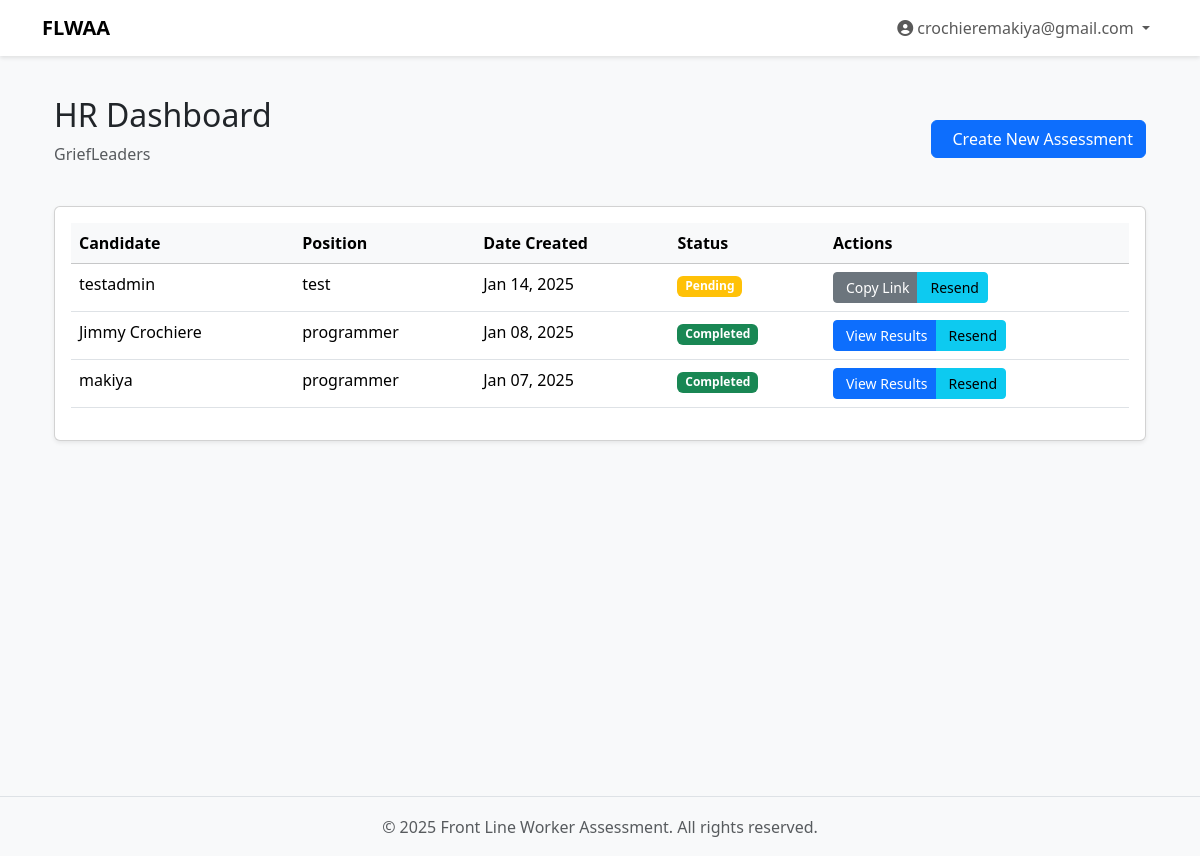
Page /dashboard/ (signed in) on the committed database.
### baseapp/models.py (models this page shows, shortened)
class CustomUser(AbstractUser):
    is_hr = models.BooleanField(default=False)
    business = models.ForeignKey(
        Business,
        on_delete=models.CASCADE,
        null=True,
        blank=True,
        related_name='users'
    )
    current_business = models.ForeignKey(
        Business,
        on_delete=models.SET_NULL,
        null=True,
        blank=True,
        related_name='current_users'
    )
    class Meta:
        verbose_name = 'User'
        verbose_name_plural = 'Users'

class Business(models.Model):
    name = models.CharField(max_length=255)
    slug = models.SlugField(unique=True)
    logo = models.ImageField(upload_to='business_logos/', null=True, blank=True)
    primary_color = models.CharField(max_length=7, default="#000000")  # Hex color code
    created_at = models.DateTimeField(auto_now_add=True)
    active = models.BooleanField(default=True)
    assessment_template_uploaded = models.BooleanField(default=False)
    class Meta:
        verbose_name_plural = "businesses"

class Assessment(models.Model):
    ASSESSMENT_TYPE_CHOICES = [
        ('standard', 'Standard Assessment'),
        ('benchmark', 'Benchmark Assessment'),
    ]
    business = models.ForeignKey(Business, on_delete=models.CASCADE)
    assessment_type = models.CharField(
        max_length=20,
        choices=ASSESSMENT_TYPE_CHOICES,
        default='standard'
    )
    candidate_name = models.CharField(max_length=255)
    candidate_email = models.EmailField()
    position = models.CharField(max_length=255)
    region = models.CharField(max_length=100)
    manager_name = models.CharField(max_length=255)
    manager_email = models.EmailField()
    unique_link = models.CharField(max_length=64, unique=True)
    created_by = models.ForeignKey(CustomUser, on_delete=models.CASCADE)
    created_at = models.DateTimeField(auto_now_add=True)
    completed = models.BooleanField(default=False)
    completed_at = models.DateTimeField(null=True, blank=True)
    benchmark_batch = models.ForeignKey(
        BenchmarkBatch,
        on_delete=models.SET_NULL,
        null=True,
        blank=True,
        related_name='assessment_set'
    )
    class Meta:
        ordering = ['-created_at']

### baseapp/views.py (the view)
# urls.py: path('dashboard/', views.dashboard, name='dashboard'),
@login_required
@user_passes_test(is_hr_user)
def dashboard(request):
    assessments = Assessment.objects.filter(
        business=request.user.business,
        assessment_type='standard'  # Only show standard assessments, not benchmarks
    ).order_by('-created_at')
    return render(request, 'baseapp/dashboard.html', {
        'assessments': assessments
    })

### baseapp/views.py (called while the page is built)
def is_hr_user(user):
    return user.is_authenticated and user.is_hr

### baseapp/templates/baseapp/dashboard.html (shortened to what this page needs)
{% extends 'baseapp/base.html' %}
{% load crispy_forms_tags %}
{% block content %}
<div class="container py-4">
    <div class="d-flex justify-content-between align-items-center mb-4">
        <div>
            <h2>HR Dashboard</h2>
            <p class="text-muted">{{ request.user.business.name }}</p>
        </div>
        <a href="{% url 'baseapp:create_assessment' %}" class="btn btn-primary">
            Create New Assessment
        </a>
    </div>
    {% if assessments %}
        <div class="card shadow-sm">
            <div class="card-body">
                <div class="table-responsive">
                    <table class="table table-hover">
                        <thead class="table-light">
                            <tr>
                                <th>Candidate</th>
                                <th>Position</th>
                                <th>Date Created</th>
                                <th>Status</th>
                                <th>Actions</th>
                            </tr>
                        </thead>
                        <tbody>
                            {% for assessment in assessments %}
                                <tr>
                                    <td>{{ assessment.candidate_name }}</td>
                                    <td>{{ assessment.position }}</td>
                                    <td>{{ assessment.created_at|date:"M d, Y" }}</td>
                                    <td>
                                        {% if assessment.completed %}
                                            <span class="badge bg-success">Completed</span>
                                        {% else %}
                                            <span class="badge bg-warning">Pending</span>
                                        {% endif %}
                                    </td>
                                    <td>
                                        <div class="btn-group" role="group">
                                            {% if assessment.completed %}
                                                <button class="btn btn-primary btn-sm"
                                                        onclick="showReportPreview({{ assessment.id }})">
                                                    View Results
                                                </button>
                                            {% endif %}
                                            {% if not assessment.completed %}
                                                <button class="btn btn-secondary btn-sm"
                                                        onclick="copyAssessmentLink('{{ assessment.unique_link }}')">
                                                    Copy Link
                                                </button>
                                            {% endif %}
                                            <button class="btn btn-info btn-sm"
                                                    onclick="confirmResend({{ assessment.id }}, '{{ assessment.candidate_name }}')">
                                                Resend
                                            </button>
                                        </div>
                                    </td>
                                </tr>
                            {% endfor %}
                        </tbody>
                    </table>
                </div>
            </div>
        </div>
    {% else %}
        <div class="alert alert-info">
            <i class="bi bi-info-circle me-2"></i>No assessments created yet. Click the button above to create your first assessment.
        </div>
    {% endif %}
</div>
{% endblock %}

### baseapp/templates/baseapp/base.html (shortened to what this page needs)
{% load static %}
<!DOCTYPE html>
<html lang="en">
<head>
    <link href="https://cdn.jsdelivr.net/npm/bootstrap@5.3.2/dist/css/bootstrap.min.css" rel="stylesheet">
    <link rel="stylesheet" href="https://cdnjs.cloudflare.com/ajax/libs/font-awesome/6.5.1/css/all.min.css">
</head>
<body class="bg-light">
    <nav class="navbar navbar-expand-lg navbar-light bg-white navbar-custom">
        <div class="container">
            <a class="navbar-brand" href="{% url 'baseapp:home' %}">
                <span class="fw-bold">FLWAA</span>
            </a>
            <div class="collapse navbar-collapse" id="navbarNav">
                <ul class="navbar-nav ms-auto">
                    {% if user.is_authenticated %}
                        <li class="nav-item dropdown">
                            <a class="nav-link dropdown-toggle" href="#" id="userDropdown" role="button" data-bs-toggle="dropdown">
                                <i class="fas fa-user-circle me-1"></i>{{ user.email }}
                            </a>
                        </li>
                    {% else %}
                        <li class="nav-item">
                            <a class="nav-link" href="{% url 'baseapp:login' %}">
                                <i class="fas fa-sign-in-alt me-1"></i>Login
                            </a>
                        </li>
                    {% endif %}
                </ul>
            </div>
        </div>
    </nav>
    <div class="content-wrapper">
        <div class="container">
            {% block content %}{% endblock %}
        </div>
    </div>
    <footer class="footer">
        <div class="container h-100 d-flex align-items-center justify-content-center">
            <span class="text-muted">&copy; {% now "Y" %} Front Line Worker Assessment. All rights reserved.</span>
        </div>
    </footer>
</body>
</html>

### baseapp/templates/baseapp/base.html (style rules this page uses)
.navbar-custom { box-shadow: 0 2px 4px rgba(0,0,0,.1); }
.content-wrapper { min-height: calc(100vh - 60px); padding-top: 1rem; padding-bottom: 2rem; }
.footer { height: 60px; background-color: #f8f9fa; border-top: 1px solid #dee2e6; }

### baseapp/templates/baseapp/dashboard.html (style rules this page uses)
.table th { font-weight: 600; }

### rows in the picture
CustomUser: email "crochieremakiya@gmail.com", user.business.name "GriefLeaders"
Assessment: candidate_name "testadmin", position "test", created_at "Jan 14, 2025", completed "Pending"
Assessment: candidate_name "Jimmy Crochiere", position "programmer", created_at "Jan 08, 2025", completed "Completed"
Assessment: candidate_name "makiya", position "programmer", created_at "Jan 07, 2025", completed "Completed"
